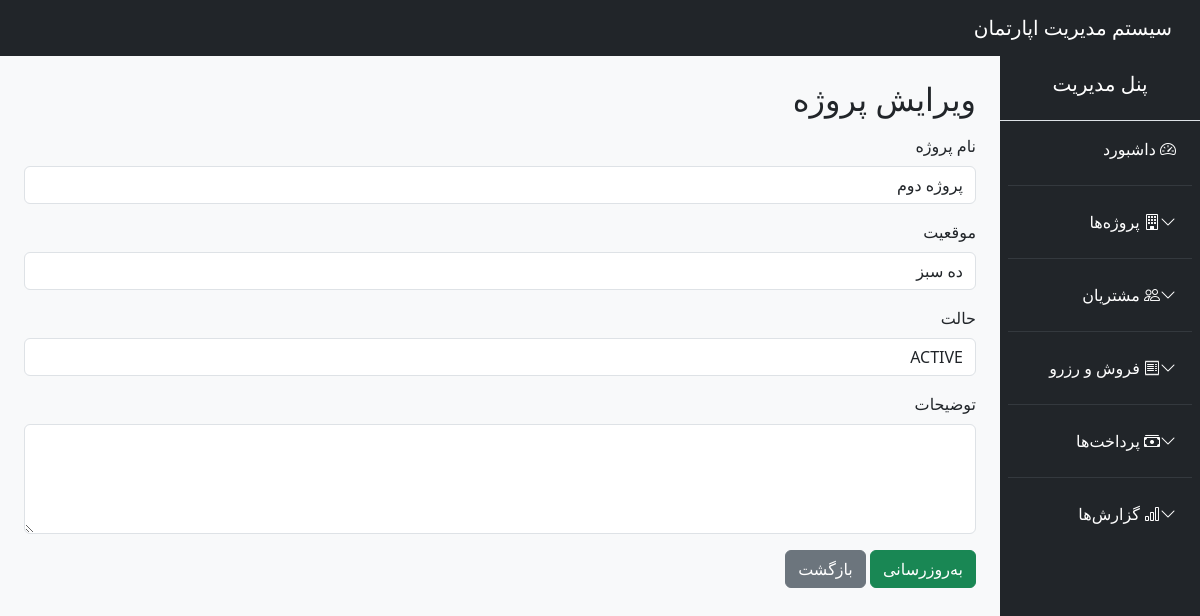
The page /public/?route=projects_edit&id=5 (signed in) on the database its author committed.
### tables this page shows
CREATE TABLE `projects` (
  `id` int(11) NOT NULL,
  `name` varchar(100) NOT NULL,
  `location` varchar(255) DEFAULT NULL,
  `description` text DEFAULT NULL,
  `created_at` timestamp NOT NULL DEFAULT current_timestamp(),
  `status` enum('ACTIVE','INACTIVE','COMPLETED') NOT NULL DEFAULT 'ACTIVE'
);

### app/core/Controller.php (called while the page is built, shortened)
<?php
class Controller {
    protected function view($view, $data = []) {
        extract($data);
        require "../app/views/$view.php";
    }
    protected function model($model) {
        return new $model;
    }
}

### app/controllers/ProjectController.php (called while the page is built, shortened)
<?php
class ProjectController extends Controller
{
    public function edit()
    {
        $id = $_GET['id'] ?? null;
        $projectModel = $this->model("Project");
        $project = $projectModel->find($id);
        $this->view("projects/edit", compact('project', 'page_title'));
    }
}

### public/index.php (called while the page is built, shortened)
<?php
require_once "../app/core/Database.php";
require_once "../app/core/Controller.php";
require_once "../app/core/Model.php";
require_once "../routes/web.php";

### config/config.php (called while the page is built)
<?php
return [
    'db' => [
        'host' => 'localhost',
        'dbname' => 'apartment_system',
        'user' => 'root',
        'pass' => ''
    ]
];

### app/core/Database.php (called while the page is built, shortened)
<?php
class Database {
    private static $instance = null;
    private function __construct() {
        $config = require __DIR__ . '/../../config/config.php';
        $dsn = "mysql:host={$config['db']['host']};dbname={$config['db']['dbname']};charset=utf8mb4";
        try {
            $this->pdo = new PDO($dsn, $config['db']['user'], $config['db']['pass']);
        } catch (PDOException $e) {
            die("DB Connection Failed: " . $e->getMessage());
        }
    }
    public static function connect() {
        if (self::$instance === null) {
            self::$instance = new Database();
        }
        return self::$instance->pdo;
    }
}

### app/core/Model.php (called while the page is built, shortened)
<?php
class Model {
    public function __construct() {
        $this->db = Database::connect();
    }
}

### app/models/Project.php (called while the page is built, shortened)
<?php
class Project extends Model
{
    protected $table = 'projects';
    public function find($id)
    {
        $stmt = $this->db->prepare("SELECT * FROM {$this->table} WHERE id = ?");
        $stmt->execute([$id]);
        return $stmt->fetch(PDO::FETCH_ASSOC);
    }
}

### app/views/projects/edit.php (the view, shortened to what this page needs)
<?php require "../app/views/layouts/header.php"; ?>
<?php require "../app/views/layouts/sidebar.php"; ?>
<h2 class="mb-3">ویرایش پروژه</h2>
<form method="post" action="/apartment_system/public/?route=projects_update">
    <div class="mb-3">
        <label class="form-label">نام پروژه</label>
        <input type="text" name="name" class="form-control" value="<?= htmlspecialchars($project['name']) ?>" required>
    </div>
    <div class="mb-3">
        <label class="form-label">موقعیت</label>
        <input type="text" name="location" class="form-control" value="<?= htmlspecialchars($project['location']) ?>">
    </div>
    <div class="mb-3">
        <label class="form-label">حالت</label>
        <input type="text" name="status" class="form-control" value="<?= htmlspecialchars($project['status']) ?>">
    </div>
    <div class="mb-3">
        <label class="form-label">توضیحات</label>
        <textarea name="description" class="form-control" rows="4"><?= htmlspecialchars($project['description']) ?></textarea>
    </div>
    <button type="submit" class="btn btn-success">به‌روزرسانی</button>
    <a href="/apartment_system/public/?route=projects" class="btn btn-secondary">بازگشت</a>
</form>
<?php require "../app/views/layouts/footer.php"; ?>

### rows shown on the page
projects: name "پروژه دوم", location "ده سبز", status "ACTIVE"
